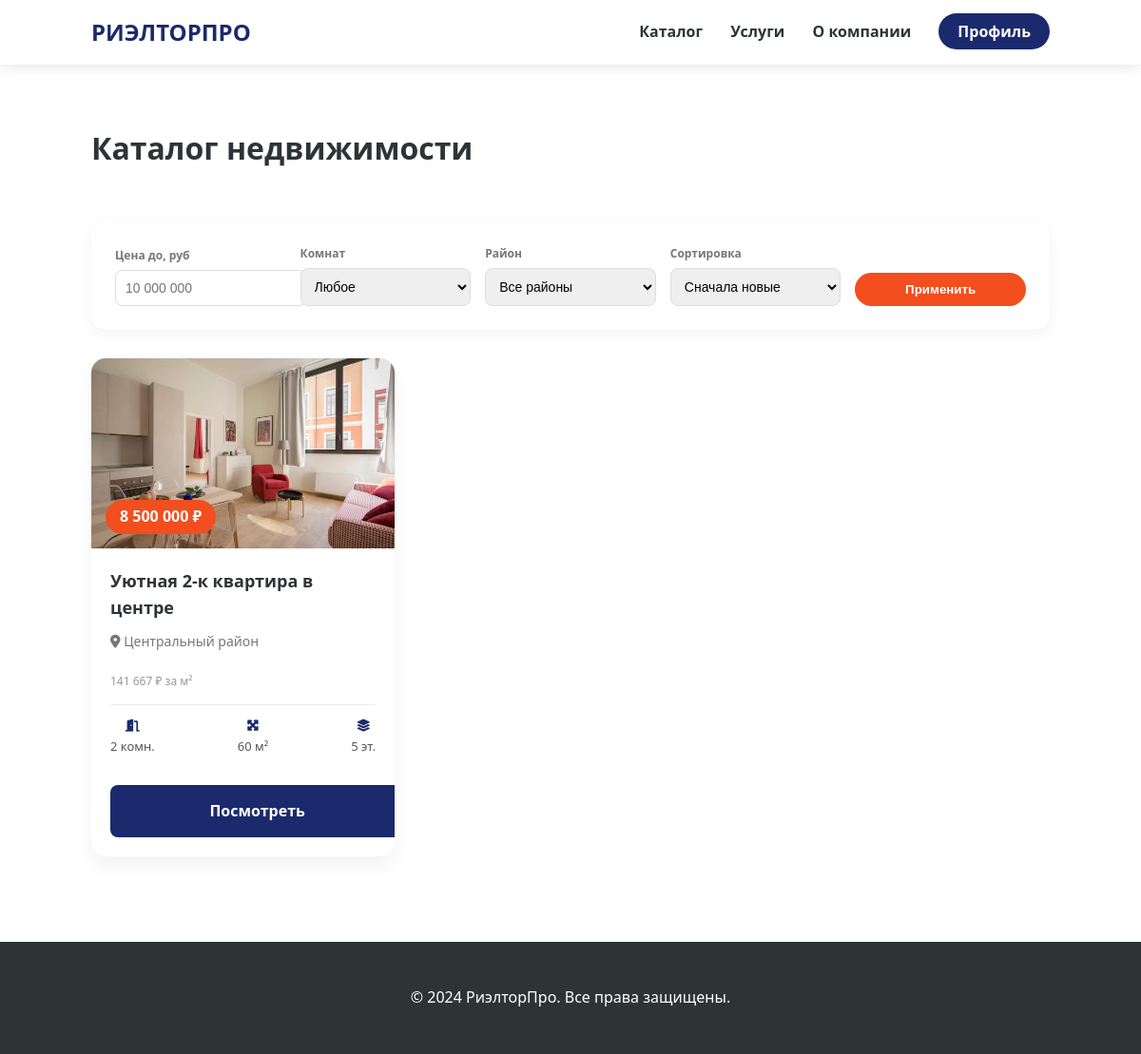
The app's page /catalog.php?rooms=2 with its own data.
### tables this page shows
CREATE TABLE IF NOT EXISTS `properties` (
  `id` int(11) NOT NULL AUTO_INCREMENT,
  `title` varchar(255) NOT NULL,
  `price` int(11) NOT NULL,
  `rooms` int(11) NOT NULL,
  `area` int(11) NOT NULL,
  `district` varchar(100) NOT NULL,
  `house_type` varchar(100) NOT NULL,
  `renovation` varchar(100) NOT NULL,
  `floor` int(11) NOT NULL,
  `image_url` varchar(255) DEFAULT NULL,
  `created_at` timestamp NOT NULL DEFAULT current_timestamp(),
  `description` text DEFAULT NULL,
  PRIMARY KEY (`id`)
);

### catalog.php (the view, shortened to what this page needs)
<?php
require_once 'db.php';
$where = [];
$params = [];
if (!empty($_GET['rooms'])) {
    $where[] = "rooms = ?";
    $params[] = $_GET['rooms'];
}
$sql = "SELECT * FROM properties";
if ($where) {
    $sql .= " WHERE " . implode(" AND ", $where);
}
$sort = $_GET['sort'] ?? 'new';
if ($sort == 'cheap') $sql .= " ORDER BY price ASC";
elseif ($sort == 'area') $sql .= " ORDER BY area DESC";
else $sql .= " ORDER BY created_at DESC";
$stmt = $pdo->prepare($sql);
$stmt->execute($params);
$items = $stmt->fetchAll();
?>
<!DOCTYPE html>
<html lang="ru">
<head>
    <link rel="stylesheet" href="https://cdnjs.cloudflare.com/ajax/libs/font-awesome/6.0.0/css/all.min.css">
    <link rel="stylesheet" href="style/style.css">
</head>
<body>
<header>
    <a href="index.php" class="logo">РиэлторПро</a>
    <nav>
        <a href="catalog.php">Каталог</a>
        <a href="services.php">Услуги</a>
        <a href="about.php">О компании</a>
        <?php if (isset($_SESSION['user_id'])): ?>
            <a href="logout.php" class="btn-profile" style="background: var(--accent-color);">Выйти</a>
        <?php else: ?>
            <a href="login.php" class="btn-profile">Профиль</a>
        <?php endif; ?>
    </nav>
</header>
<div class="catalog-container">
    <h1>Каталог недвижимости</h1>
    <form class="filters-panel" method="GET">
        <div>
            <label>Цена до, руб</label>
            <input type="number" name="price_to" placeholder="10 000 000" value="<?php echo $_GET['price_to'] ?? ''; ?>">
        </div>
        <div>
            <label>Комнат</label>
            <select name="rooms">
                <option value="">Любое</option>
            </select>
        </div>
        <div>
            <label>Район</label>
            <select name="district">
                <option value="">Все районы</option>
            </select>
        </div>
        <div>
            <label>Сортировка</label>
            <select name="sort">
                <option value="new">Сначала новые</option>
            </select>
        </div>
        <button type="submit" class="btn-search" style="padding: 10px;">Применить</button>
    </form>
    <div class="properties-grid">
        <?php foreach ($items as $item): ?>
            <div class="property-card">
                <div class="property-img" style="background-image: url('img/objects/<?php echo $item['image_url']; ?>');">
                    <div class="property-price"><?php echo number_format($item['price'], 0, '', ' '); ?> ₽</div>
                </div>
                <div class="property-info">
                    <h3><?php echo htmlspecialchars($item['title']); ?></h3>
                    <span class="property-address"><i class="fas fa-map-marker-alt"></i> <?php echo $item['district']; ?> район</span>
                    <div class="price-sq">
                        <?php echo number_format($item['price'] / $item['area'], 0, '', ' '); ?> ₽ за м²
                    </div>
                    <div class="property-stats">
                        <div class="stat-item"><i class="fas fa-door-open"></i> <?php echo $item['rooms']; ?> комн.</div>
                        <div class="stat-item"><i class="fas fa-expand-arrows-alt"></i> <?php echo $item['area']; ?> м²</div>
                        <div class="stat-item"><i class="fas fa-layer-group"></i> <?php echo $item['floor']; ?> эт.</div>
                    </div>
                    <div class="btn-view-container">
                        <a href="property.php?id=<?php echo $item['id']; ?>" class="btn-submit" style="display: block; text-decoration: none; text-align: center;">
                            Посмотреть
                        </a>
                    </div>
                </div>
            </div>
        <?php endforeach; ?>
    </div>
</div>
<footer style="background: #2d3436; color: white; padding: 30px; text-align: center; margin-top: 50px;">
    <p>&copy; 2024 РиэлторПро. Все права защищены.</p>
</footer>
</body>
</html>

### style/style.css (style rules this page uses)
:root { --primary-color: #1a2a6c; --accent-color: #f24e1e; --text-dark: #2d3436; --bg-light: #f8f9fa; --white: #ffffff; --transition: 0.3s ease; }
body { font-family: 'Segoe UI', Roboto, Helvetica, Arial, sans-serif; margin: 0; color: var(--text-dark); line-height: 1.6; scroll-behavior: smooth; }
header { background: var(--white); padding: 15px 8%; display: flex; justify-content: space-between; align-items: center; box-shadow: 0 2px 15px rgba(0,0,0,0.1); position: sticky; top: 0; z-index: 1000; }
.logo { font-size: 24px; font-weight: 800; color: var(--primary-color); text-decoration: none; text-transform: uppercase; }
nav a { margin-left: 25px; text-decoration: none; color: var(--text-dark); font-weight: 600; transition: var(--transition); }
.btn-search { background: var(--accent-color); color: white; border: none; padding: 15px 35px; border-radius: 50px; cursor: pointer; font-weight: bold; }
.btn-submit { background: var(--primary-color); color: white; width: 100%; padding: 15px; border: none; border-radius: 8px; cursor: pointer; font-size: 16px; font-weight: bold; }
.btn-profile { background: var(--primary-color); color: white !important; padding: 8px 20px; border-radius: 50px; }
.catalog-container { padding: 40px 8%; display: flex; gap: 30px; flex-direction: column; }
.filters-panel { background: var(--white); padding: 25px; border-radius: 15px; box-shadow: 0 5px 15px rgba(0,0,0,0.05); display: grid; grid-template-columns: repeat(auto-fit, minmax(150px, 1fr)); gap: 15px; align-items: end; }
.filters-panel label { display: block; font-size: 12px; font-weight: bold; margin-bottom: 5px; color: #777; }
.filters-panel input, .filters-panel select { width: 100%; padding: 10px; border: 1px solid #ddd; border-radius: 8px; font-size: 14px; }
.properties-grid { display: grid; grid-template-columns: repeat(auto-fill, minmax(300px, 1fr)); gap: 25px; }
.property-card { background: var(--white); border-radius: 15px; overflow: hidden; box-shadow: 0 10px 20px rgba(0,0,0,0.05); transition: var(--transition); display: flex; flex-direction: column; height: 100%; }
.property-img { height: 200px; background-size: cover; background-position: center; position: relative; }
.property-price { position: absolute; bottom: 15px; left: 15px; background: var(--accent-color); color: white; padding: 5px 15px; border-radius: 50px; font-weight: bold; }
.property-info { padding: 20px; flex-grow: 1; display: flex; flex-direction: column; }
.property-info h3 { margin: 0 0 10px 0; font-size: 18px; }
.property-address { color: #777; font-size: 14px; margin-bottom: 15px; display: block; }
.property-stats { display: flex; justify-content: space-between; padding: 15px 0; border-top: 1px solid #eee; margin-top: 15px; }
.stat-item { text-align: center; font-size: 13px; color: #555; }
.stat-item i { display: block; color: var(--primary-color); margin-bottom: 5px; }
.price-sq { font-size: 12px; color: #999; margin-top: 5px; }
.btn-view-container { margin-top: auto; padding-top: 15px; }

### records on screen
properties: image_url (picture), price "8 500 000", title "Уютная 2-к квартира в центре", district "Центральный", $item['price'] / $item['area'] "141 667", rooms "2", area "60", floor "5"
